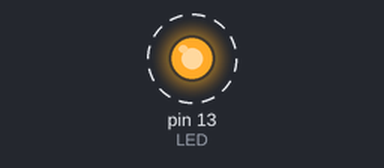
This sketch was run on a simulated Arduino Uno, built with avr-gcc and run on an emulated ATmega328P. Parts: output pins drawn as LEDs (lit = HIGH). Dashed ring = blinking. What the sketch prints to the serial monitor is not drawn.

Above: at 0.5 s.
Timing chart, 0 to 4.6 s (numbered marks = the images above):
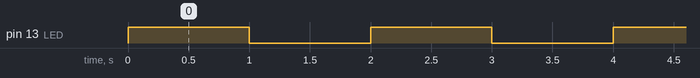

The sketch:

serial.ino
```cpp
#define LED 13

void setup(){
  pinMode(LED, OUTPUT);

  Serial.begin(9600);
}

void loop(){
  Serial.println("Led aceso!");
  digitalWrite(LED, HIGH);
  delay(1000);
  Serial.println("Led apagado!");
  digitalWrite(LED, LOW);
  delay(1000);
}
```

Measured:
- by itself, pin 13 (LED): alternates HIGH for 1.0 s and LOW for 1.0 s
